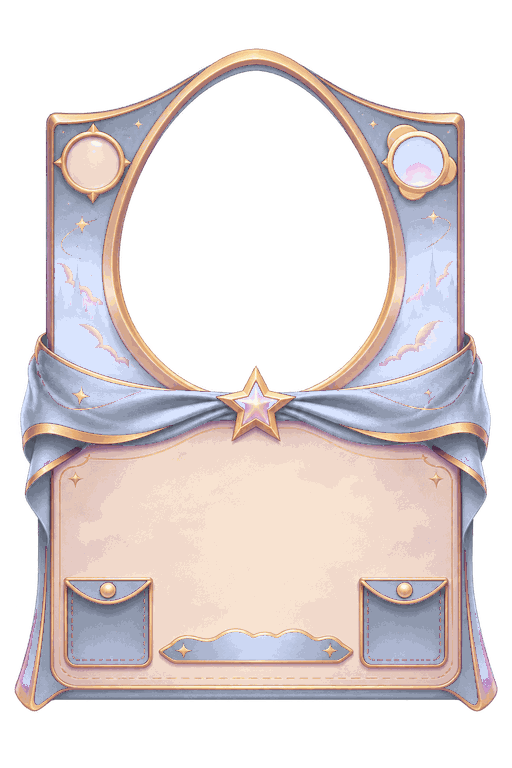
#> input picture assets/ui/cards/card-frame-common-v1.png, 512 x 768 px
$ python build_card_art_mask.py
#> lines starting #> are read from the running program, lines starting #| are printed output that depends on the picture
from __future__ import annotations

from collections import deque
from pathlib import Path

from PIL import Image


ROOT = Path(__file__).resolve().parents[1]
FRAME = ROOT / "assets" / "ui" / "cards" / "card-frame-common-v1.png"
OUTPUT = ROOT / "assets" / "ui" / "cards" / "card-art-mask-v1.png"


def main() -> None:
    frame = Image.open(FRAME).convert("RGBA")
#> frame is the input picture: PIL image 512x768 RGBA; mean R, G, B, A 105.2, 96.4, 96.4, 129.4
    width, height = frame.size
#> width = 512; height = 768
    alpha = frame.getchannel("A")
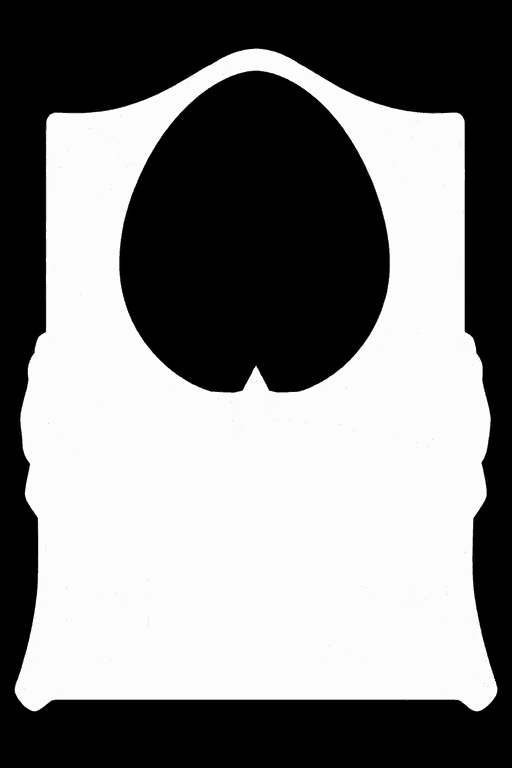
#> alpha: PIL image 512x768 L; min 0, max 253, mean 129.4
    start = (width // 2, height // 4)
#> start = (256, 192)
    queue = deque([start])
    seen = {start}
    while queue:
        pixel_x, pixel_y = queue.popleft()
        for neighbor in ((pixel_x - 1, pixel_y), (pixel_x + 1, pixel_y), (pixel_x, pixel_y - 1), (pixel_x, pixel_y + 1)):
            next_x, next_y = neighbor
            if not (0 <= next_x < width and 0 <= next_y < height) or neighbor in seen:
                continue
            if alpha.getpixel(neighbor) < 250:
                seen.add(neighbor)
                queue.append(neighbor)
    mask_alpha = Image.new("L", frame.size, 0)
#> mask_alpha: PIL image 512x768 L; every value is 0
    pixels = mask_alpha.load()
    for pixel_x, pixel_y in seen:
        pixels[pixel_x, pixel_y] = 255 - alpha.getpixel((pixel_x, pixel_y))
    mask = Image.new("RGBA", frame.size, (255, 255, 255, 0))
    mask.putalpha(mask_alpha)
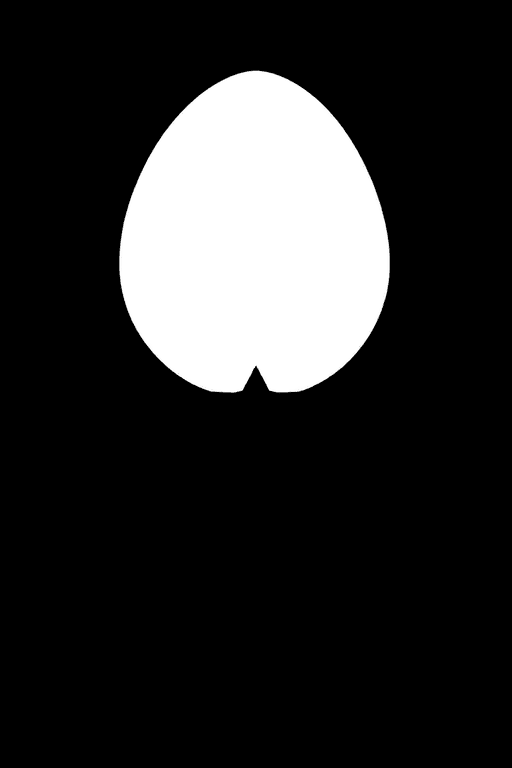
#> mask_alpha: PIL image 512x768 L; min 0, max 255, mean 43.4
    OUTPUT.parent.mkdir(parents=True, exist_ok=True)
    mask.save(OUTPUT, optimize=True)
    print("card-art-mask-ok", OUTPUT.relative_to(ROOT), f"pixels={len(seen)}", f"bbox={mask_alpha.getbbox()}")
#| card-art-mask-ok assets/ui/cards/card-art-mask-v1.png pixels=67369 bbox=(119, 70, 390, 394)


if __name__ == "__main__":
    main()
